Frame 1 (no input): blank canvas, image omitted
Frame 60 (no input): blank canvas, image omitted
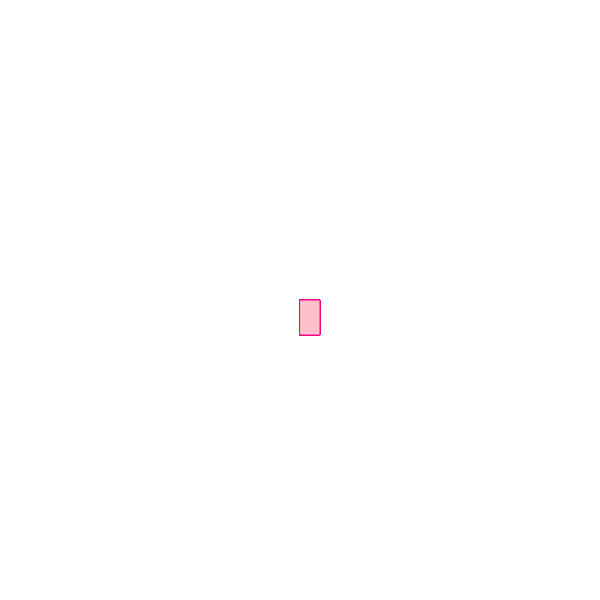
Frame 120 (the mouse pressed at the canvas centre since frame 60)

The p5.js sketch whose frames 1 and 60 were blank and that drew this single picture after the mouse press (run headless with seeded random() and noise() and a simulated clock; from frame 60 on, the mouse is pressed at the canvas centre):

// p5.js sketch
// ── sketch.js
function setup() {
    createCanvas(600, 600);
     background("white");
  }
  
  
  function draw() {
    
    stroke ("rgb(245,4,136)");
    fill ("pink");
    
    
     // console.log(mouseIsPressed);
    
    
    if (mouseIsPressed){
      rect(mouseX, mouseY, 20, 35);
    }
  }
